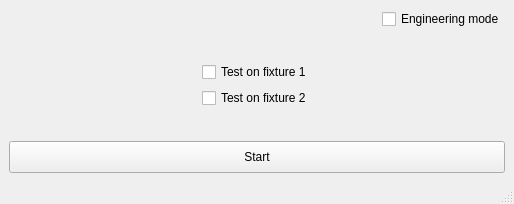
<?xml version="1.0" encoding="UTF-8"?>
<ui version="4.0">
 <class>FixtureSelectWindow</class>
 <widget class="QMainWindow" name="FixtureSelectWindow">
  <property name="geometry">
   <rect>
    <x>0</x>
    <y>0</y>
    <width>514</width>
    <height>204</height>
   </rect>
  </property>
  <property name="windowTitle">
   <string>MainWindow</string>
  </property>
  <widget class="QWidget" name="centralwidget">
   <layout class="QGridLayout" name="gridLayout">
    <item row="0" column="0">
     <layout class="QVBoxLayout" name="verticalLayout" stretch="0,0,0,0,0">
      <item>
       <layout class="QHBoxLayout" name="horizontalLayout">
        <item alignment="Qt::AlignRight">
         <widget class="QCheckBox" name="checkBoxEngMode">
          <property name="maximumSize">
           <size>
            <width>582</width>
            <height>16777215</height>
           </size>
          </property>
          <property name="text">
           <string>Engineering mode</string>
          </property>
         </widget>
        </item>
       </layout>
      </item>
      <item>
       <spacer name="verticalSpacer">
        <property name="orientation">
         <enum>Qt::Vertical</enum>
        </property>
        <property name="sizeHint" stdset="0">
         <size>
          <width>20</width>
          <height>40</height>
         </size>
        </property>
       </spacer>
      </item>
      <item>
       <layout class="QVBoxLayout" name="verticalLayout_2" stretch="0,0">
        <property name="spacing">
         <number>-1</number>
        </property>
        <item alignment="Qt::AlignHCenter">
         <widget class="QCheckBox" name="checkBoxFx1">
          <property name="text">
           <string>Test on fixture 1</string>
          </property>
         </widget>
        </item>
        <item alignment="Qt::AlignHCenter">
         <widget class="QCheckBox" name="checkBoxFx2">
          <property name="text">
           <string>Test on fixture 2</string>
          </property>
         </widget>
        </item>
       </layout>
      </item>
      <item>
       <spacer name="verticalSpacer_2">
        <property name="orientation">
         <enum>Qt::Vertical</enum>
        </property>
        <property name="sizeHint" stdset="0">
         <size>
          <width>20</width>
          <height>40</height>
         </size>
        </property>
       </spacer>
      </item>
      <item>
       <widget class="QPushButton" name="pushButtonStart">
        <property name="sizePolicy">
         <sizepolicy hsizetype="Minimum" vsizetype="Minimum">
          <horstretch>0</horstretch>
          <verstretch>0</verstretch>
         </sizepolicy>
        </property>
        <property name="minimumSize">
         <size>
          <width>490</width>
          <height>32</height>
         </size>
        </property>
        <property name="mouseTracking">
         <bool>false</bool>
        </property>
        <property name="styleSheet">
         <string notr="true"/>
        </property>
        <property name="text">
         <string>Start</string>
        </property>
       </widget>
      </item>
     </layout>
    </item>
   </layout>
  </widget>
  <widget class="QStatusBar" name="statusbar"/>
 </widget>
 <resources/>
 <connections/>
</ui>
